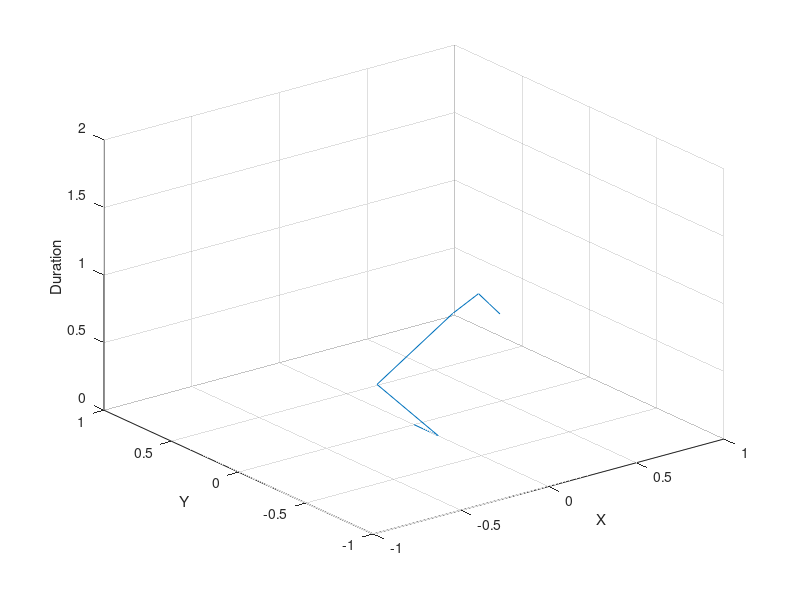

This figure's MATLAB source:



theta = [0, 0, 0, 0, 0, 0]
theta = [-0.9637444655047815, -1.464888111954071, -1.7108891010284424, -1.53567290425811, 1.5709656476974487, -0.9636171499835413]
r = [0, -0.6127, -0.57155, 0, 0, 0]
d = [0.1807, 0, 0, 0.17415, 0.11985, 0.11655]
alpha = [pi/2, 0, 0, pi/2, pi/2, 0]

%list = [0, 0, 0, 0, 0, 0];
%for i = 1:6
%    list(i) = [cos(theta(i)), -sin(theta(i)), 0, r(i); sin(theta(i))*cos(alpha(i)), cos(theta(i))*cos(alpha(i)), -sin(alpha(i)), -d(i)*sin(alpha(i)); sin(theta(i))*sin(alpha(i)), cos(theta(i))*sin(alpha(i)), cos(alpha(i)), d(i)*cos(alpha(i)); 0, 0, 0, 1]
%end
Tr1 = [cos(theta(1)), -sin(theta(1)), 0, r(1); sin(theta(1))*cos(alpha(1)), cos(theta(1))*cos(alpha(1)), -sin(alpha(1)), -d(1)*sin(alpha(1)); sin(theta(1))*sin(alpha(1)), cos(theta(1))*sin(alpha(1)), cos(alpha(1)), d(1)*cos(alpha(1)); 0, 0, 0, 1];
Tr2 = [cos(theta(2)), -sin(theta(2)), 0, r(2); sin(theta(2))*cos(alpha(2)), cos(theta(2))*cos(alpha(2)), -sin(alpha(2)), -d(2)*sin(alpha(2)); sin(theta(2))*sin(alpha(2)), cos(theta(2))*sin(alpha(2)), cos(alpha(2)), d(2)*cos(alpha(2)); 0, 0, 0, 1];
Tr3 = [cos(theta(3)), -sin(theta(3)), 0, r(3); sin(theta(3))*cos(alpha(3)), cos(theta(3))*cos(alpha(3)), -sin(alpha(3)), -d(3)*sin(alpha(3)); sin(theta(3))*sin(alpha(3)), cos(theta(3))*sin(alpha(3)), cos(alpha(3)), d(3)*cos(alpha(3)); 0, 0, 0, 1];
Tr4 = [cos(theta(4)), -sin(theta(4)), 0, r(4); sin(theta(4))*cos(alpha(4)), cos(theta(4))*cos(alpha(4)), -sin(alpha(4)), -d(4)*sin(alpha(4)); sin(theta(4))*sin(alpha(4)), cos(theta(4))*sin(alpha(4)), cos(alpha(4)), d(4)*cos(alpha(4)); 0, 0, 0, 1];
Tr5 = [cos(theta(5)), -sin(theta(5)), 0, r(5); sin(theta(5))*cos(alpha(5)), cos(theta(5))*cos(alpha(5)), -sin(alpha(5)), -d(5)*sin(alpha(5)); sin(theta(5))*sin(alpha(5)), cos(theta(5))*sin(alpha(5)), cos(alpha(5)), d(5)*cos(alpha(5)); 0, 0, 0, 1];
Tr6 = [cos(theta(6)), -sin(theta(6)), 0, r(6); sin(theta(6))*cos(alpha(6)), cos(theta(6))*cos(alpha(6)), -sin(alpha(6)), -d(6)*sin(alpha(6)); sin(theta(6))*sin(alpha(6)), cos(theta(6))*sin(alpha(6)), cos(alpha(6)), d(6)*cos(alpha(6)); 0, 0, 0, 1];

x = [0, 0, 0, 0, 0, 0, 0];
y = [0, 0, 0, 0, 0, 0, 0];
z = [0, 0, 0, 0, 0, 0, 0];

tt = Tr1;
x(2) = tt(1, 4);
y(2) = tt(2, 4);
z(2) = tt(3, 4);

tt = Tr1*Tr2
x(3) = tt(1, 4)
y(3) = tt(2, 4)
z(3) = tt(3, 4)

tt = Tr1*Tr2*Tr3;
x(4) = tt(1, 4);
y(4) = tt(2, 4);
z(4) = tt(3, 4);

tt = Tr1*Tr2*Tr3*Tr4;
x(5) = tt(1, 4);
y(5) = tt(2, 4);
z(5) = tt(3, 4);

tt = Tr1*Tr2*Tr3*Tr4*Tr5;
x(6) = tt(1, 4);
y(6) = tt(2, 4);
z(6) = tt(3, 4);

tt = Tr1*Tr2*Tr3*Tr4*Tr5*Tr6;
x(7) = tt(1, 4);
y(7) = tt(2, 4);
z(7) = tt(3, 4);

x
y
z
%trans0 =[cos(theta[0]), -sin(theta[0]), 0, r[0]; sin(theta[0])*cos(alpha[0]), cos(theta[0])*cos(alpha[0]), -sin(alpha[0-1]), -d[0]*sin(alpha[0-1]); sin(theta[0])*sin(alpha[0-1]), cos(theta[0])*sin(alpha[0]), cos(alpha[0]), d[0]*cos(alpha[0]); 0, 0, 0, 1]]
%trans1 =[cos(theta[1]), -sin(theta[1]), 0, r[1]; sin(theta[1])*cos(alpha[1]), cos(theta[1])*cos(alpha[1]), -sin(alpha[1-1]), -d[1]*sin(alpha[1-1]); sin(theta[1])*sin(alpha[1-1]), cos(theta[1])*sin(alpha[1]), cos(alpha[1]), d[1]*cos(alpha[1]); 0, 0, 0, 1]]
%trans2 =[cos(theta[2]), -sin(theta[2]), 0, r[2]; sin(theta[2])*cos(alpha[2]), cos(theta[2])*cos(alpha[2]), -sin(alpha[2-1]), -d[2]*sin(alpha[2-1]); sin(theta[2])*sin(alpha[2-1]), cos(theta[2])*sin(alpha[2]), cos(alpha[2]), d[2]*cos(alpha[2]); 0, 0, 0, 1]] 
%trans3 =[cos(theta[3]), -sin(theta[3]), 0, r[3]; sin(theta[3])*cos(alpha[3]), cos(theta[3])*cos(alpha[3]), -sin(alpha[3-1]), -d[3]*sin(alpha[3-1]); sin(theta[3])*sin(alpha[3-1]), cos(theta[3])*sin(alpha[3]), cos(alpha[3]), d[3]*cos(alpha[3]); 0, 0, 0, 1]] 
%trans4 =[cos(theta[4]), -sin(theta[4]), 0, r[4]; sin(theta[4])*cos(alpha[4]), cos(theta[4])*cos(alpha[4]), -sin(alpha[4-1]), -d[4]*sin(alpha[4-1]); sin(theta[4])*sin(alpha[4-1]), cos(theta[4])*sin(alpha[4]), cos(alpha[4]), d[4]*cos(alpha[4]); 0, 0, 0, 1]]
%trans5 =[cos(theta[5]), -sin(theta[5]), 0, r[5]; sin(theta[5])*cos(alpha[5]), cos(theta[5])*cos(alpha[5]), -sin(alpha[5-1]), -d[5]*sin(alpha[5-1]); sin(theta[5])*sin(alpha[5-1]), cos(theta[5])*sin(alpha[5]), cos(alpha[5]), d[5]*cos(alpha[5]); 0, 0, 0, 1]]

plot3(x,y,z)
xlabel('X')
ylabel('Y')
zlabel('Duration')
xlim([-1 1]);
ylim([-1 1]);
zlim([0 2])

grid on